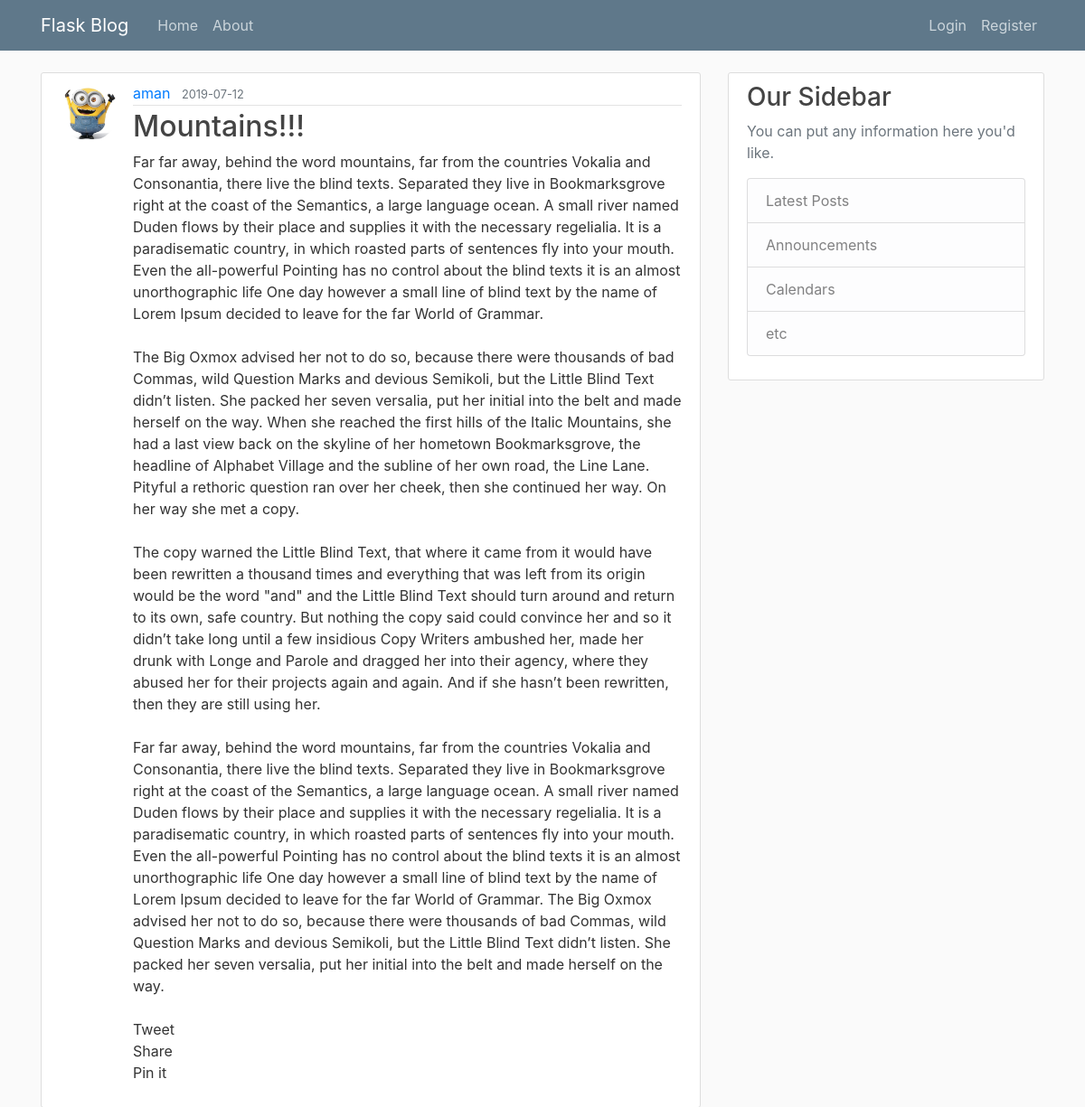
Screenshot of /post/2 with the database file from the repository.
### flaskblog/models.py (models this page shows, shortened)
class User(db.Model,UserMixin):
    id = db.Column(db.Integer,primary_key=True)
    username = db.Column(db.String(20),unique=True,nullable=False)
    email = db.Column(db.String(120),unique=True,nullable=False)
    image_file = db.Column(db.String(20),nullable=False,default = 'default.jpg')
    password = db.Column(db.String(60),nullable=False)
    posts = db.relationship('Post',backref='author',lazy=True)

class Post(db.Model):
    id = db.Column(db.Integer,primary_key=True)
    title = db.Column(db.String(100),nullable=False)
    date_posted = db.Column(db.DateTime,nullable=False,default=datetime.utcnow)
    content = db.Column(db.Text,nullable=False)
    user_id = db.Column(db.Integer,db.ForeignKey('user.id'),nullable=False)

### flaskblog/routes.py (the view)
@app.route("/post/<int:post_id>")
def post(post_id):
    post =Post.query.get_or_404(post_id)
    return render_template('post.html',title=post.title,post=post)

### flaskblog/templates/post.html (shortened to what this page needs)
{% extends "layout.html" %}
{% block content %}
  <article class="media content-section">
    <img class="rounded-circle article-img" src="{{ url_for('static', filename='profile_pics/' + post.author.image_file) }}">
    <div class="media-body">
      <div class="article-metadata">
        <a class="mr-2" href="#">{{ post.author.username }}</a>
        <small class="text-muted">{{ post.date_posted.strftime('%Y-%m-%d') }}</small>
      </div>
      <h2 class="article-title">{{ post.title }}</h2>
      <p class="article-content">{{ post.content }}</p>
    </div>
  </article>
{% endblock content %}

### flaskblog/static/main.css (style rules this page uses)
body { background: #fafafa; color: #333333; margin-top: 5rem; }
h1, h2, h3, h4, h5, h6 { color: #444444; }
.content-section { background: #ffffff; padding: 10px 20px; border: 1px solid #dddddd; border-radius: 3px; margin-bottom: 20px; }
.article-title { color: #444444; }
.article-content { white-space: pre-line; }
.article-img { height: 65px; width: 65px; margin-right: 16px; }
.article-metadata { padding-bottom: 1px; margin-bottom: 4px; border-bottom: 1px solid #e3e3e3 }

### rows the page displays
User: image_file (placeholder picture), author.username "aman"
Post: date_posted "2019-07-12", title "Mountains!!!", content "Far far away, behind the word mountains, far from the countries Vokalia and Consonantia, there live the blind texts. Separated they live in Bookmarksgrove right at the coast of the Semantics, a large language ocean. A small river named Duden flows by their place and supplies it with the necessary regelialia. It is a paradisematic country, in which roasted parts of sentences fly into your mouth. Even the all-powerful Pointing has no control about the blind texts it is an almost unorthographic life One day however a small line of blind text by the name of Lorem Ipsum decided to leave for the far World of Grammar. The Big Oxmox advised her not to do so, because there were thousands of bad…"
